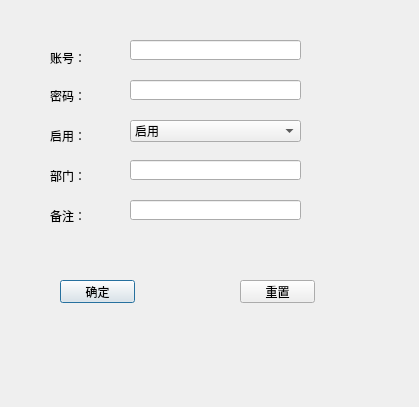
<?xml version="1.0" encoding="UTF-8"?>
<ui version="4.0">
 <class>Dialog</class>
 <widget class="QDialog" name="Dialog">
  <property name="geometry">
   <rect>
    <x>0</x>
    <y>0</y>
    <width>419</width>
    <height>407</height>
   </rect>
  </property>
  <property name="windowTitle">
   <string>注册账号</string>
  </property>
  <widget class="QLabel" name="label">
   <property name="geometry">
    <rect>
     <x>50</x>
     <y>42</y>
     <width>81</width>
     <height>31</height>
    </rect>
   </property>
   <property name="text">
    <string>账号：</string>
   </property>
  </widget>
  <widget class="QLabel" name="label_2">
   <property name="geometry">
    <rect>
     <x>50</x>
     <y>80</y>
     <width>81</width>
     <height>31</height>
    </rect>
   </property>
   <property name="text">
    <string>密码：</string>
   </property>
  </widget>
  <widget class="QLabel" name="label_3">
   <property name="geometry">
    <rect>
     <x>50</x>
     <y>120</y>
     <width>81</width>
     <height>31</height>
    </rect>
   </property>
   <property name="text">
    <string>启用：</string>
   </property>
  </widget>
  <widget class="QLineEdit" name="account_le">
   <property name="geometry">
    <rect>
     <x>130</x>
     <y>40</y>
     <width>171</width>
     <height>20</height>
    </rect>
   </property>
  </widget>
  <widget class="QLineEdit" name="pwd_le">
   <property name="geometry">
    <rect>
     <x>130</x>
     <y>80</y>
     <width>171</width>
     <height>20</height>
    </rect>
   </property>
  </widget>
  <widget class="QPushButton" name="ok_btn">
   <property name="geometry">
    <rect>
     <x>60</x>
     <y>280</y>
     <width>75</width>
     <height>23</height>
    </rect>
   </property>
   <property name="text">
    <string>确定</string>
   </property>
  </widget>
  <widget class="QPushButton" name="reset_btn">
   <property name="geometry">
    <rect>
     <x>240</x>
     <y>280</y>
     <width>75</width>
     <height>23</height>
    </rect>
   </property>
   <property name="text">
    <string>重置</string>
   </property>
  </widget>
  <widget class="QLabel" name="label_4">
   <property name="geometry">
    <rect>
     <x>50</x>
     <y>160</y>
     <width>71</width>
     <height>31</height>
    </rect>
   </property>
   <property name="text">
    <string>部门：</string>
   </property>
  </widget>
  <widget class="QLabel" name="label_5">
   <property name="geometry">
    <rect>
     <x>50</x>
     <y>200</y>
     <width>71</width>
     <height>31</height>
    </rect>
   </property>
   <property name="text">
    <string>备注：</string>
   </property>
  </widget>
  <widget class="QLineEdit" name="dep_le">
   <property name="geometry">
    <rect>
     <x>130</x>
     <y>160</y>
     <width>171</width>
     <height>20</height>
    </rect>
   </property>
  </widget>
  <widget class="QLineEdit" name="who_le">
   <property name="geometry">
    <rect>
     <x>130</x>
     <y>200</y>
     <width>171</width>
     <height>20</height>
    </rect>
   </property>
  </widget>
  <widget class="QComboBox" name="enable_cb">
   <property name="geometry">
    <rect>
     <x>130</x>
     <y>120</y>
     <width>171</width>
     <height>22</height>
    </rect>
   </property>
   <item>
    <property name="text">
     <string>启用</string>
    </property>
   </item>
   <item>
    <property name="text">
     <string>暂停</string>
    </property>
   </item>
  </widget>
 </widget>
 <resources/>
 <connections>
  <connection>
   <sender>ok_btn</sender>
   <signal>clicked()</signal>
   <receiver>Dialog</receiver>
   <slot>ok_slot()</slot>
   <hints>
    <hint type="sourcelabel">
     <x>113</x>
     <y>291</y>
    </hint>
    <hint type="destinationlabel">
     <x>99</x>
     <y>439</y>
    </hint>
   </hints>
  </connection>
  <connection>
   <sender>reset_btn</sender>
   <signal>clicked()</signal>
   <receiver>Dialog</receiver>
   <slot>reset_slot()</slot>
   <hints>
    <hint type="sourcelabel">
     <x>300</x>
     <y>289</y>
    </hint>
    <hint type="destinationlabel">
     <x>288</x>
     <y>431</y>
    </hint>
   </hints>
  </connection>
 </connections>
 <slots>
  <slot>ok_slot()</slot>
  <slot>reset_slot()</slot>
 </slots>
</ui>
